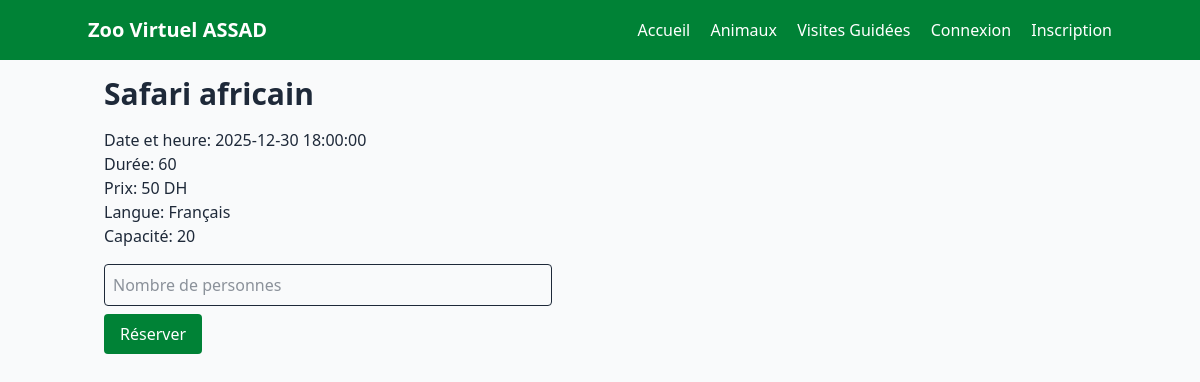
Screenshot of /visiteur/visite.php with the database file from the repository.
### tables this page shows
CREATE TABLE visitesguidees (
    id INT AUTO_INCREMENT PRIMARY KEY,
    titre VARCHAR(150) NOT NULL,
    dateheure DATETIME NOT NULL,
    langue VARCHAR(50),
    capacite_max INT CHECK (capacite_max > 0),
    statut ENUM('active','annulee') DEFAULT 'active',
    duree INT CHECK (duree > 0),
    prix float CHECK (prix >= 0),
    id_guide INT,
    FOREIGN KEY (id_guide) REFERENCES utilisateurs(id)
);

### visiteur/visite.php (the view, shortened to what this page needs)
<?php
include '../includes/header.php';
include '../includes/db.php';
$visite = $conn->query("SELECT * FROM visitesguidees")->fetch_assoc();
?>
<h2 class="text-3xl font-bold mb-4"><?php echo $visite['titre']; ?></h2>
<p>Date et heure: <?php echo $visite['dateheure']; ?></p>
<p>Durée: <?php echo $visite['duree']; ?></p>
<p>Prix: <?php echo $visite['prix']; ?> DH</p>
<p>Langue: <?php echo $visite['langue']; ?></p>
<p>Capacité: <?php echo $visite['capacite_max']; ?></p>
<form method="post" class="mt-4 space-y-2 max-w-md">
    <input type="number" name="nbpersonnes" placeholder="Nombre de personnes" class="w-full border p-2 rounded" min="1" max="<?php echo $visite['capacite_max']; ?>" required>
    <button class="bg-green-700 text-white px-4 py-2 rounded hover:bg-green-800 transition">Réserver</button>
</form>

### rows the page displays
visitesguidees: titre "Safari africain", dateheure "2025-12-30 18:00:00", duree "60", prix "50", langue "Français", capacite_max "20"
